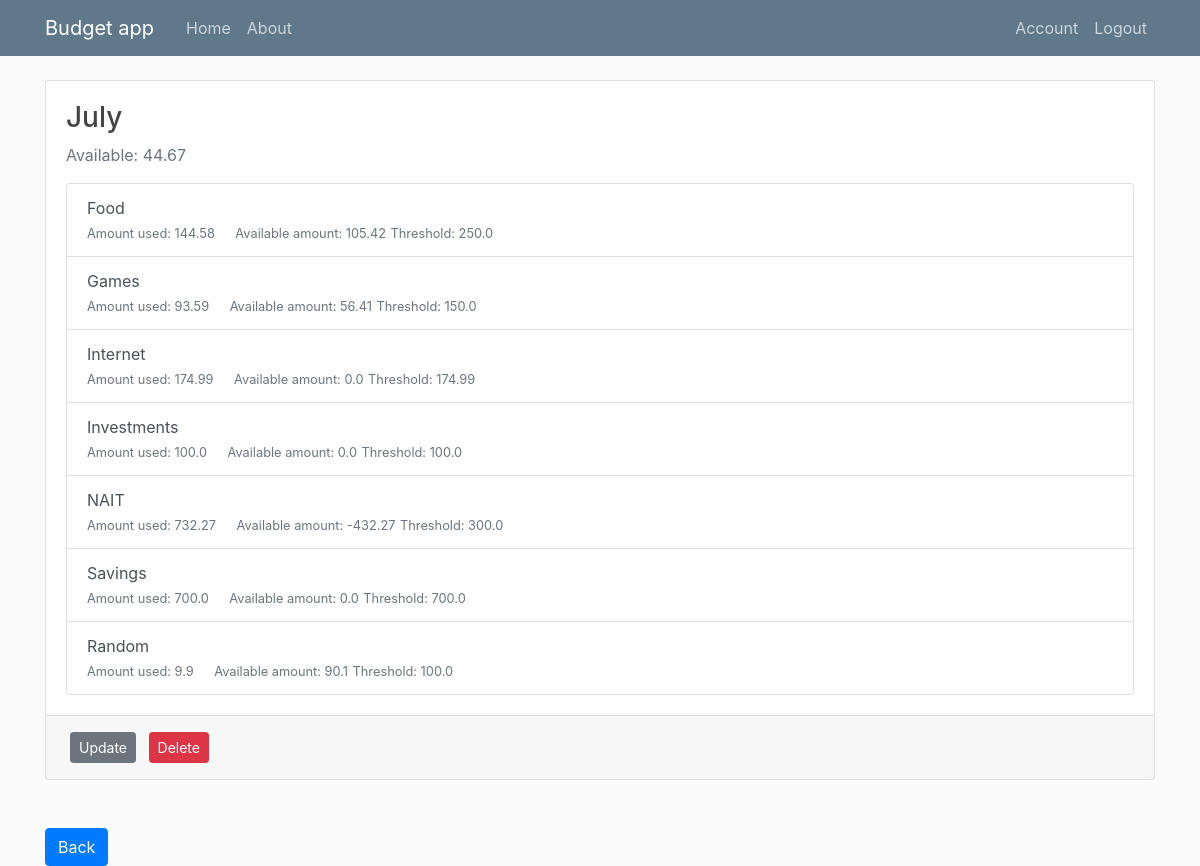
Screenshot of /budget/1 (signed in) with the database file from the repository.
### budget_app/models.py (models this page shows, shortened)
class Budget(db.Model):
    id  = db.Column(db.Integer,primary_key=True)
    name = db.Column(db.String)
    inicial_amount = db.Column(db.Float)
    saving_amount = db.Column(db.Float,nullable=True,default=0)
    available_amount = db.Column(db.Float,nullable=True,default=0)
    user_id = db.Column(db.Integer,db.ForeignKey('user.id'),nullable=False)

class Category(db.Model):
    id = db.Column(db.Integer,primary_key=True)
    name = db.Column(db.String(45),nullable=False,unique=True)
    description = db.Column(db.String(45),nullable=True)
    budgets = db.relationship('Budget_category',backref='category',lazy=True)

class Budget_category(db.Model):
    id  = db.Column(db.Integer,primary_key=True)
    threshold = db.Column(db.Float,nullable=False)
    used_amount = db.Column(db.Float,nullable=True,default=0)
    available_amount = db.Column(db.Float,nullable=True,default=0)
    budget_id = db.Column(db.Integer,db.ForeignKey('budget.id'),nullable=False)
    category_id = db.Column(db.Integer,db.ForeignKey('category.id'),nullable=False)
    budgets = db.relationship('Budget',backref='categories',lazy=True)

### budget_app/routes.py (the view)
@app.route('/budget/<budget_id>',methods=['GET','POST'])
@login_required
def budget(budget_id):
    budget = Budget.query.get_or_404(budget_id)
    categories = []
    for c in budget.categories:
        category_db = Category.query.filter_by(id=c.category.id).first()
        name = category_db.name
        category = {
            'id':c.id,
            'name':name,
            'used_amount':c.used_amount,
            'threshold':c.threshold,
            'available_amount':c.available_amount,
        }
        categories.append(category)
    return render_template('budget.html',budget=budget, title=budget.name,categories=categories)

### budget_app/models.py (called while the page is built)
@login_manager.user_loader
def load_user(user_id):
    return User.query.get(int(user_id))

### budget_app/templates/budget.html (shortened to what this page needs)
{% extends "layout.html" %}
{% block content %}
<div class="card">
    <div class="card-body">
        <h3>{{ budget.name }}</h3>
        <p class="text-muted"> Available: {{ (budget.available_amount | round(2)) }}</p>
        <div class="list-group">
            {% for category in categories %}
            <a href="{{ url_for('update_budget_category',budget_id=budget.id,category_id=category.id) }}" class="list-group-item list-group-item-action">
                <div>
                    {{ category.name }}
                </div>
                <small class="text-muted mr-3"> Amount used: {{category.used_amount | round(2)}}</small>
                <small class="text-muted"> Available amount: {{category.available_amount | round(2)}}</small>
                <small class="text-muted"> Threshold: {{category.threshold}}</small>
            </a>
            {% endfor %}
        </div>
    </div>
    <div class="card-footer">
        <a class="btn btn-secondary btn-sm m-1"
            href="{{ url_for('update_budget',budget_id=budget.id)}}">Update</a>
        <button type="button" class="btn btn-danger btn-sm m-1" data-toggle="modal" data-target="#deleteModal" >Delete</button>
    </div>
</div>
<a class="btn btn-primary mt-5" href="{{ url_for('budgets')}}">Back</a>
{% endblock %}

### budget_app/static/main.css (style rules this page uses)
body { background: #fafafa; color: #333333; margin-top: 5rem; }
h1, h2, h3, h4, h5, h6 { color: #444444; }

### rows the page displays
Budget: name "July", available_amount "44.67"
Category: name "Food"
Budget_category: used_amount "144.58", available_amount "105.42", threshold "250.0"
Category: name "Games"
Budget_category: used_amount "93.59", available_amount "56.41", threshold "150.0"
Category: name "Internet"
Budget_category: used_amount "174.99", available_amount "0.0", threshold "174.99"
Category: name "Investments"
Budget_category: used_amount "100.0", available_amount "0.0", threshold "100.0"
Category: name "NAIT"
Budget_category: used_amount "732.27", available_amount "-432.27", threshold "300.0"
Category: name "Savings"
Budget_category: used_amount "700.0", available_amount "0.0", threshold "700.0"
Category: name "Random"
Budget_category: used_amount "9.9", available_amount "90.1", threshold "100.0"
